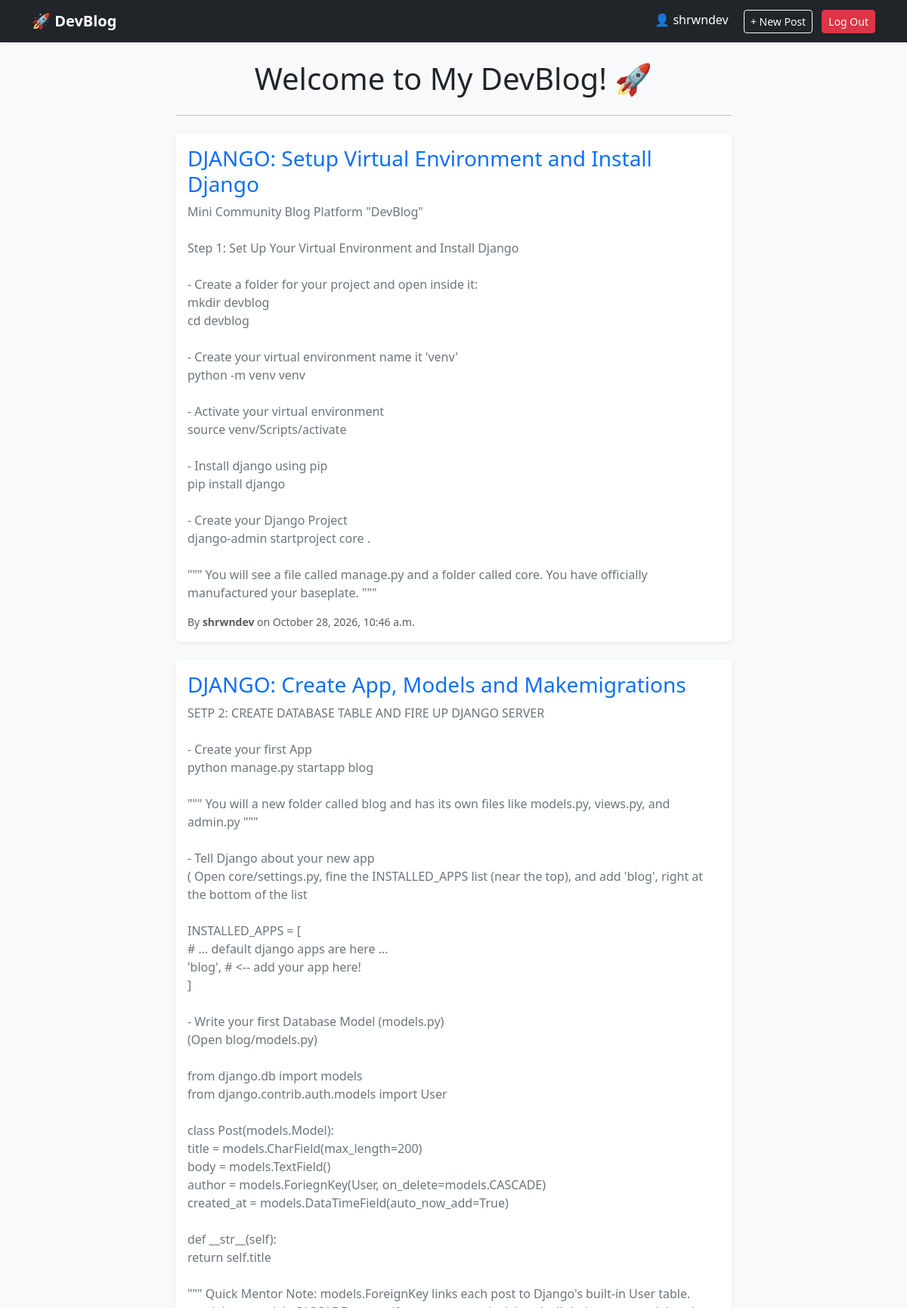
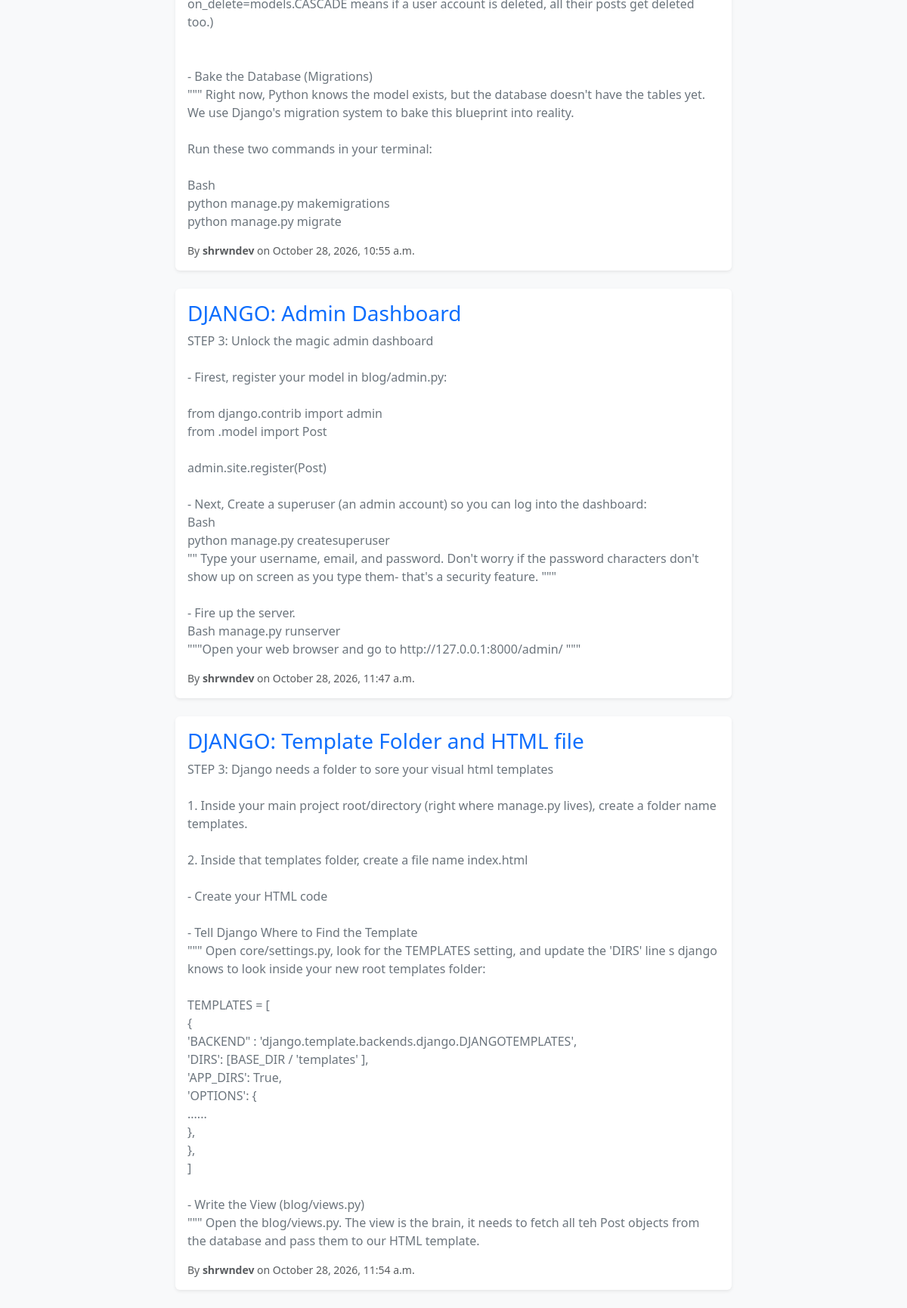
The app's page / (signed in) with its own data (2 pictures, top to bottom).
### blog/models.py (models this page shows, shortened)
class Post(models.Model):
    title = models.CharField(max_length=200)
    body = models.TextField()
    author = models.ForeignKey(User, on_delete=models.CASCADE)
    created_at = models.DateTimeField(auto_now_add=True)

### blog/views.py (the view)
# urls.py: path('', post_list_view, name='post_list'),
def post_list_view(request):
    all_posts = Post.objects.all()                     # 1. Fetch all blog posts from the database using our Model
    context = {'posts': all_posts}                     # 2. Package them into a dictionary to send to the template
    return render(request, 'index.html', context)      # 3. Render the HTML template with the data and return it to the user

### templates/index.html (shortened to what this page needs)
{% extends 'base.html' %}
{% block content %}
<div class="row justify-content-center">
    <div class="col-md-8">
        <h1 class="mb-4 text-center">Welcome to My DevBlog! 🚀</h1>
        <hr class="mb-4">
        {% for post in posts %}
            <div class="card shadow-sm mb-4 border-0">
                <div class="card-body">
                    <h3 class="card-title text-primary">{{ post.title }}</h3>
                    <p class="card-text text-secondary" style="white-space: pre-line;">{{ post.body }}</p>
                    <div class="d-flex justify-content-between align-items-center mt-3">
                        <small class="text-muted">By <strong>{{ post.author.username }}</strong> on {{ post.created_at|date:"F j, Y, g:i a" }}</small>
                    </div>
                </div>
            </div>
        {% endfor %}
    </div>
</div>
{% endblock %}

### templates/base.html (shortened to what this page needs)
<!DOCTYPE html>
<html lang="en">
<head>
    <link href="https://cdn.jsdelivr.net/npm/bootstrap@5.3.0/dist/css/bootstrap.min.css" rel="stylesheet">
</head>
<body class="bg-light">
    <nav class="navbar navbar-expand-lg navbar-dark bg-dark shadow-sm mb-4">
        <div class="container">
            <a class="navbar-brand fw-bold" href="{% url 'post_list' %}">🚀 DevBlog</a>
            <div class="ms-auto">
                {% if user.is_authenticated %}
                    <span class="text-white me-3">👤 {{ user.username }}</span>
                    <a href="{% url 'post_create' %}" class="btn btn-outline-light btn-sm me-2">+ New Post</a>
                    <form action="{% url 'logout' %}" method="POST" class="d-inline">
                        <button type="submit" class="btn btn-danger btn-sm">Log Out</button>
                    </form>
                {% else %}
                    <a href="{% url 'login' %}" class="btn btn-outline-light btn-sm me-2">Log In</a>
                    <a href="{% url 'signup' %}" class="btn btn-primary btn-sm">Sign Up</a>
                {% endif %}
            </div>
        </div>
    </nav>
    <main class="container">
        {% block content %}
        {% endblock %}
    </main>
</body>
</html>

### records on screen
Post: title "DJANGO: Setup Virtual Environment and Install Django", body "Mini Community Blog Platform \"DevBlog\" Step 1: Set Up Your Virtual Environment and Install Django - Create a folder for your project and open inside it: mkdir devblog cd devblog - Create your virtual environment name it 'venv' python -m venv venv - Activate your virtual environment source venv/Scripts/activate - Install django using pip pip install django - Create your Django Project django-admin startproject core . \"\"\" You will see a file called manage.py and a folder called core. You have officially manufactured your baseplate. \"\"\"", author.username "shrwndev", created_at "October 28, 2026, 10:46 a.m."
Post: title "DJANGO: Create App, Models and Makemigrations", body "SETP 2: CREATE DATABASE TABLE AND FIRE UP DJANGO SERVER - Create your first App python manage.py startapp blog \"\"\" You will a new folder called blog and has its own files like models.py, views.py, and admin.py \"\"\" - Tell Django about your new app ( Open core/settings.py, fine the INSTALLED_APPS list (near the top), and add 'blog', right at the bottom of the list INSTALLED_APPS = [ # ... default django apps are here ... 'blog', # <-- add your app here! ] - Write your first Database Model (models.py) (Open blog/models.py) from django.db import models from django.contrib.auth.models import User class Post(models.Model): title = models.CharField(max_length=200) body = models.TextField() author…", author.username "shrwndev", created_at "October 28, 2026, 10:55 a.m."
Post: title "DJANGO: Admin Dashboard", body "STEP 3: Unlock the magic admin dashboard - Firest, register your model in blog/admin.py: from django.contrib import admin from .model import Post admin.site.register(Post) - Next, Create a superuser (an admin account) so you can log into the dashboard: Bash python manage.py createsuperuser \"\" Type your username, email, and password. Don't worry if the password characters don't show up on screen as you type them- that's a security feature. \"\"\" - Fire up the server. Bash manage.py runserver \"\"\"Open your web browser and go to http://127.0.0.1:8000/admin/ \"\"\"", author.username "shrwndev", created_at "October 28, 2026, 11:47 a.m."
Post: title "DJANGO: Template Folder and HTML file", body "STEP 3: Django needs a folder to sore your visual html templates 1. Inside your main project root/directory (right where manage.py lives), create a folder name templates. 2. Inside that templates folder, create a file name index.html - Create your HTML code - Tell Django Where to Find the Template \"\"\" Open core/settings.py, look for the TEMPLATES setting, and update the 'DIRS' line s django knows to look inside your new root templates folder: TEMPLATES = [ { 'BACKEND\" : 'django.template.backends.django.DJANGOTEMPLATES', 'DIRS': [BASE_DIR / 'templates' ], 'APP_DIRS': True, 'OPTIONS': { ...... }, }, ] - Write the View (blog/views.py) \"\"\" Open the blog/views.py. The view is the brain, it needs…", author.username "shrwndev", created_at "October 28, 2026, 11:54 a.m."

### other values on screen
{{ user.username }} "shrwndev"
